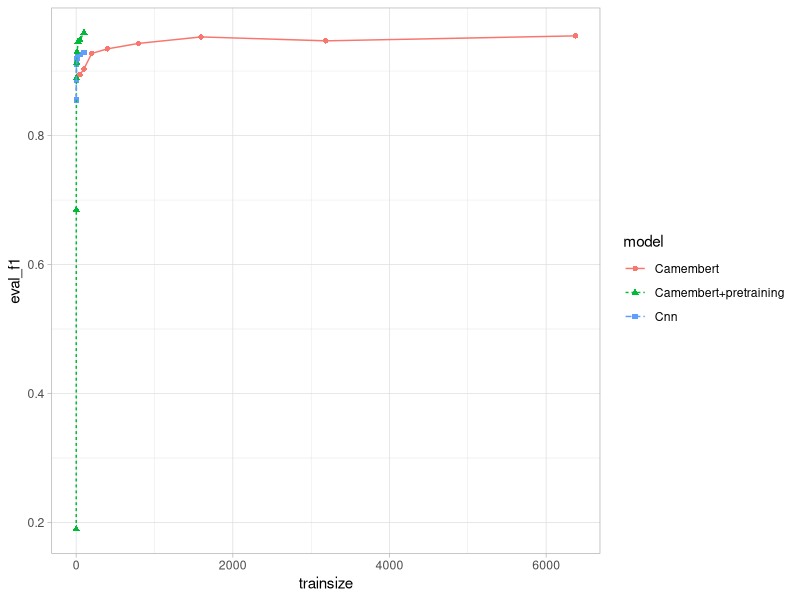

Recreate this plot in R.
library(dplyr)
library(ggplot2)
library(xtable)
library(kableExtra)

# BERT : jq -r ' . | [ .[] ]  | @csv' $(l -1v ./*_test.json)
# CNN : jq -r 'with_entries(select([.key] | inside( ["ents_p","ents_r","ents_f"] ) ) ) | [ .[] ]  | @csv' $(l -1v ./*_test.json)


# Spacy CNN
cnn = read.csv("cnn/metrics.csv",header=T)
cnn = cnn %>% arrange(trainsize) %>% group_by(trainsize) %>% filter(dataset == 'test') %>% summarise(across(everything(), mean))

# HF Camembert 
camembert = read.csv("camembert/metrics.csv",header=T)
camembert = camembert %>% arrange(trainsize) %>% group_by(trainsize) %>% filter(dataset == 'test') %>% summarise(across(everything(), mean))

# HF Camembert + pretraining
camembert_pretrained = read.csv("camembert_pretrained/metrics.csv",header=T)
camembert_pretrained = camembert_pretrained %>% arrange(trainsize) %>% group_by(trainsize) %>% filter(dataset == 'test') %>% summarise(across(everything(), mean))


# Reshape for LaTeX export
tbl = cbind(cnn %>% select(eval_f1), camembert %>% select(eval_f1), camembert_pretrained %>% select(eval_f1))
colnames(tbl) <- c("Cnn", "Camembert", "Camembert+pretraining")

tbl = t(tbl)
colnames(tbl) <- camembert[['trainsize']]


# TODO : max value of each column in bold
#fn = function(x) cell_spec(x, bold = T)  
#tbl[, 2:8] = t(apply(tbl[,2:8], 1, fn))    

tbl %>%
    kable(booktabs = TRUE, digits=3, caption = "Train size vs F1 score", align = "c", 'latex') %>% 
    kable_styling(latex_options = c("hold_position")) %>%
    cat(., file = "table.tex")


png("experiment1.png",
  width     = 20,
  height    = 10,
  units     = "cm",
  res       = 300,
  pointsize = 4)

cnn = cnn %>% select(eval_precision, eval_recall, eval_f1, trainsize)
camembert = camembert %>% select(eval_precision, eval_recall, eval_f1, trainsize)
camembert_pretrained = camembert_pretrained %>% select(eval_precision, eval_recall, eval_f1, trainsize)


cnn$model = 'Cnn'
camembert$model = 'Camembert'
camembert_pretrained$model = 'Camembert+pretraining'

visuals = rbind(cnn, camembert,camembert_pretrained)

ggplot(visuals, aes(y=eval_f1, x=trainsize, group=interaction(model), col=model)) + 
   geom_point(aes(shape = model)) + geom_line(aes(linetype = model)) + theme_light()

dev.off()
browseURL("experiment1.png") 
